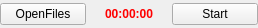
<?xml version="1.0" encoding="UTF-8"?>
<ui version="4.0">
 <class>ScreenRecordClass</class>
 <widget class="QWidget" name="ScreenRecordClass">
  <property name="geometry">
   <rect>
    <x>0</x>
    <y>0</y>
    <width>258</width>
    <height>28</height>
   </rect>
  </property>
  <property name="windowTitle">
   <string>ScreenRecord</string>
  </property>
  <layout class="QHBoxLayout" name="horizontalLayout">
   <property name="spacing">
    <number>0</number>
   </property>
   <property name="leftMargin">
    <number>0</number>
   </property>
   <property name="topMargin">
    <number>0</number>
   </property>
   <property name="rightMargin">
    <number>0</number>
   </property>
   <property name="bottomMargin">
    <number>0</number>
   </property>
   <item>
    <widget class="QPushButton" name="pBtn_openFilesDir">
     <property name="text">
      <string>OpenFiles</string>
     </property>
    </widget>
   </item>
   <item>
    <widget class="QLabel" name="pLabel_time">
     <property name="font">
      <font>
       <weight>75</weight>
       <bold>true</bold>
      </font>
     </property>
     <property name="styleSheet">
      <string notr="true">color: rgb(255, 0, 0);</string>
     </property>
     <property name="text">
      <string>00:00:00</string>
     </property>
     <property name="alignment">
      <set>Qt::AlignCenter</set>
     </property>
    </widget>
   </item>
   <item>
    <widget class="QPushButton" name="pBtn_record">
     <property name="text">
      <string>Start</string>
     </property>
    </widget>
   </item>
  </layout>
 </widget>
 <layoutdefault spacing="6" margin="11"/>
 <resources>
  <include location="ScreenRecord.qrc"/>
 </resources>
 <connections/>
</ui>
